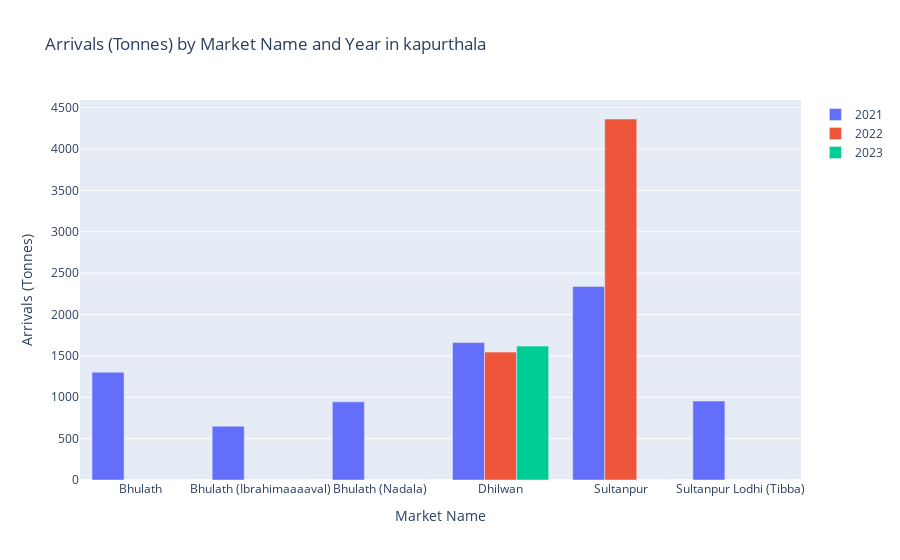

Notebook source saved alongside this figure:
### Markdown cell above
### Observations
### ***************
#### 1. The maximum wheat in tonnes is collected in the Dhilwan market in the year 2021-23
#### 2. The minimum wheat in tonnes is collected in the Bhulath (Ibrahimaaaaval) market in the year 2021-23

### Code cell
import plotly.graph_objects as go
pivot_df =kapurthala.pivot_table(index='Market Name', columns='year', values='Arrivals (Tonnes)', fill_value=0)
# Plot grouped bars using Plotly
fig = go.Figure()

for col in pivot_df.columns:
    fig.add_trace(go.Bar(name=str(col), x=pivot_df.index, y=pivot_df[col]))

# Update layout
fig.update_layout(barmode='group', xaxis_title='Market Name', yaxis_title='Arrivals (Tonnes)',
                  title='Arrivals (Tonnes) by Market Name and Year in kapurthala')

# Show plot
fig.show()

### Figure 1 — Plotly figure (JSON) as saved in the notebook; plotly's stock layout.template omitted (floating-point values rounded to 4 significant figures)
{"data": [{"name": "2021", "type": "bar", "x": ["Bhulath", "Bhulath (Ibrahimaaaaval)", "Bhulath (Nadala)", "Dhilwan", "Sultanpur", "Sultanpur Lodhi (Tibba)"], "y": [1303.0, 650.0, 944.5, 1661.0, 2339.0, 954.0]}, {"name": "2022", "type": "bar", "x": ["Bhulath", "Bhulath (Ibrahimaaaaval)", "Bhulath (Nadala)", "Dhilwan", "Sultanpur", "Sultanpur Lodhi (Tibba)"], "y": [0, 0, 0, 1546.0, 4362.0, 0]}, {"name": "2023", "type": "bar", "x": ["Bhulath", "Bhulath (Ibrahimaaaaval)", "Bhulath (Nadala)", "Dhilwan", "Sultanpur", "Sultanpur Lodhi (Tibba)"], "y": [0, 0, 0, 1618.0, 0, 0]}], "layout": {"barmode": "group", "title": {"text": "Arrivals (Tonnes) by Market Name and Year in kapurthala"}, "xaxis": {"title": {"text": "Market Name"}}, "yaxis": {"title": {"text": "Arrivals (Tonnes)"}}}}
